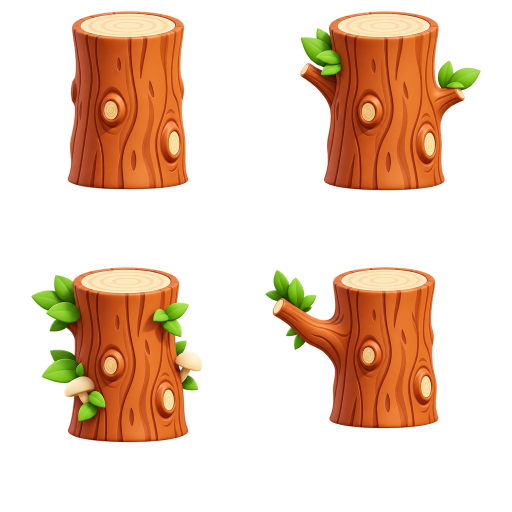
#> input picture Chaua-Educa-main/assets/v7/trees-lower.webp, 1024 x 1024 px (shown at 1/2 size)
$ python build_master_snow_art.py
#> lines starting #> are read from the running program, lines starting #| are printed output that depends on the picture; after the words box and inside, x2 and y2 are one past the last pixel; in counts of white or black regions, pixels touching at a corner belong together
"""Build master handcrafted clay snow trees for Chaua Educa."""
from pathlib import Path
from PIL import Image, ImageFilter
import numpy as np

ROOT = Path(__file__).resolve().parents[1]
BRAIN = Path("C:/Users/aliss/.gemini/antigravity/brain/ed57b9d7-6392-4a2f-9a94-60455156b763")
OUT_V10 = ROOT / "Chaua-Educa-main/assets/v10"
OUT_V10.mkdir(parents=True, exist_ok=True)

def remove_pure_white_bg(img, thresh=15.0, feather=16.0):
    """Cleanly extracts alpha from white background and de-mats foreground colors."""
    arr = np.array(img.convert('RGB')).astype(np.float32)
    dist = np.sqrt(np.sum((255.0 - arr) ** 2, axis=2))
    alpha = np.clip((dist - thresh) / feather * 255.0, 0, 255).astype(np.uint8)
    a_norm = np.maximum(0.01, alpha.astype(np.float32) / 255.0)[:, :, None]
    unpremul = np.clip((arr - 255.0 * (1.0 - a_norm)) / a_norm, 0, 255).astype(np.uint8)
    return Image.fromarray(np.dstack([unpremul, alpha]))

def extract_snow_layer(ai_crop, max_y_ratio=0.55):
    """Extracts genuine 3D clay snow (caps, drips, icicles) with ambient contact shadow."""
    arr = np.array(ai_crop)
    h, w, _ = arr.shape
    rgb = arr[:, :, :3].astype(np.float32)
    alpha = arr[:, :, 3]

    brightness = rgb.mean(axis=2)
    saturation = rgb.max(axis=2) - rgb.min(axis=2)

    # Snow is bright white/light-blue-gray with low saturation
    # Contact shadow under snow drips is brown/dark-gray
    y_coords = np.arange(h)[:, None]
    in_upper_region = y_coords < int(h * max_y_ratio)

    # Core snow: high brightness, low saturation
    is_snow_core = (alpha > 40) & (brightness > 165) & (saturation < 42) & in_upper_region
    # Ambient shadow under snow: adjacent to snow core with moderate brightness
    mask = Image.fromarray(is_snow_core.astype(np.uint8) * 255)
    dilated = mask.filter(ImageFilter.MaxFilter(7))
    dil_arr = np.array(dilated) > 0

    is_snow_layer = (alpha > 40) & (is_snow_core | (dil_arr & in_upper_region & (brightness > 90) & (saturation < 85)))

    # Smooth alpha mask
    final_mask = Image.fromarray(is_snow_layer.astype(np.uint8) * 255).filter(ImageFilter.GaussianBlur(radius=1.2))
    m_arr = np.array(final_mask)

    out = np.zeros_like(arr)
    out[:, :, :3] = arr[:, :, :3]
    out[:, :, 3] = np.clip(m_arr.astype(np.float32) / 255.0 * alpha.astype(np.float32), 0, 255).astype(np.uint8)
    return Image.fromarray(out)

def build_lower_trees():
    print("Building master trees-lower-snow...")
    orig_atlas = Image.open(ROOT / "Chaua-Educa-main/assets/v7/trees-lower.webp")
#> orig_atlas is the input picture: PIL image 1024x1024 RGBA; mean R, G, B, A 117.2, 62.6, 19.4, 77.9
    ai_raw = Image.open(BRAIN / "clay_winter_tree_trunks_2x2_1794261878459.jpg")
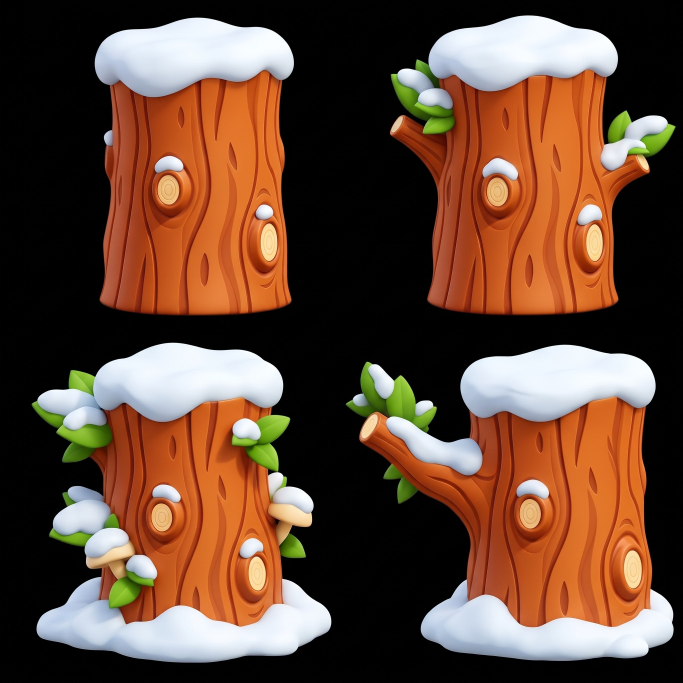
#> input picture Chaua-Educa-main/assets/Seasons/Winter/sources/lower-original.jpg, 2048 x 2048 px, given in place of clay_winter_tree_trunks_2x2_1794261878459.jpg, which was not available (shown at 1/3 size)
#> ai_raw is the input picture: PIL image 2048x2048 RGB; mean R, G, B 101.7, 71.2, 53.7
    ai_clean = remove_pure_white_bg(ai_raw)

    out_atlas = Image.new('RGBA', (1024, 1024), (0, 0, 0, 0))
#> out_atlas: PIL image 1024x1024 RGBA; every value is 0
    quads = [(0, 0), (512, 0), (0, 512), (512, 512)]

    # Target top rim widths for the 4 lower cells:
    # Cell 0: ~241px, Cell 1: ~241px, Cell 2: ~231px, Cell 3: ~240px + branch
    for i, (qx, qy) in enumerate(quads):
        orig_cell = orig_atlas.crop((qx, qy, qx + 512, qy + 512))
        ai_cell = ai_clean.crop((qx, qy, qx + 512, qy + 512))

        # 1. Subtle winter cool tone on original bark
        o_arr = np.array(orig_cell).astype(np.float32)
        alpha = o_arr[:, :, 3]
        rgb = o_arr[:, :, :3]
        lum = 0.299 * rgb[:, :, 0] + 0.587 * rgb[:, :, 1] + 0.114 * rgb[:, :, 2]

        cool_rgb = np.zeros_like(rgb)
        cool_rgb[:, :, 0] = rgb[:, :, 0] * 0.90 + lum * 0.08
        cool_rgb[:, :, 1] = rgb[:, :, 1] * 0.93 + lum * 0.06
        cool_rgb[:, :, 2] = rgb[:, :, 2] * 0.96 + lum * 0.14
        winter_base = Image.fromarray(np.dstack([np.clip(cool_rgb, 0, 255), alpha]).astype(np.uint8))

        # 2. Extract genuine 3D clay snow cap from AI cell
        # For cell 3 (perch branch), include more vertical height so perch snow is extracted
        max_y = 0.65 if i == 3 else 0.48
        snow_layer = extract_snow_layer(ai_cell, max_y_ratio=max_y)

        # Bounding box of snow cap
        bbox = snow_layer.getbbox()
        if bbox:
            crop_snow = snow_layer.crop(bbox)
            # Desired width is ~250px centered on the trunk
            target_w = 265 if i != 3 else 360
            scale = target_w / crop_snow.width
            new_w = round(crop_snow.width * scale)
            new_h = round(crop_snow.height * scale)
            scaled_snow = crop_snow.resize((new_w, new_h), Image.Resampling.LANCZOS)

            dest_x = round(256 - new_w / 2) if i != 3 else round(200 - new_w / 2)
            dest_y = 12 # rest gently atop y=22 rim

            winter_base.alpha_composite(scaled_snow, (dest_x, dest_y))

        out_atlas.paste(winter_base, (qx, qy))
#> this loop made 4 passes
#> bbox on passes 1 to 4: (281, 66, 512, 248), (0, 50, 373, 248), (463, 0, 484, 10), (14, 0, 311, 151)
#> pass 1, in build_lower_trees, `alpha = o_arr[:, :, 3]`:
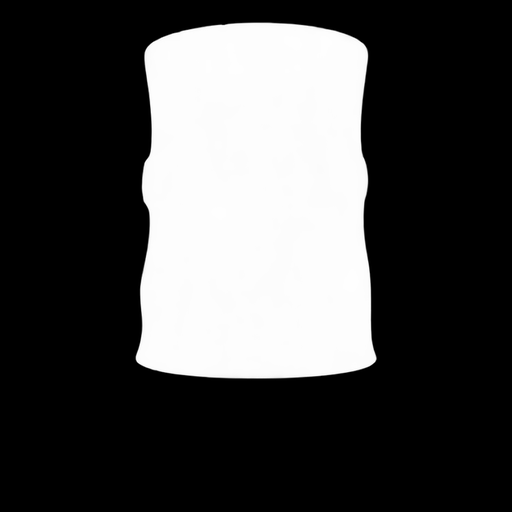
#> alpha: shape (512, 512) float32; min 0, max 255, mean 74
#> after the loop:
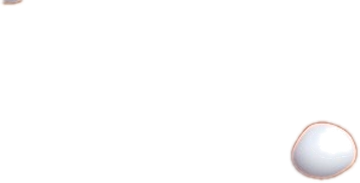
#> scaled_snow: PIL image 360x183 RGBA; mean R, G, B, A 9.5, 8.1, 8, 7.7; transparent parts drawn white

    out_atlas.save(OUT_V10 / "trees-lower-snow.webp", lossless=True, method=6)
    out_atlas.save(BRAIN / "master_trees_lower_snow.png")
    print("Master trees-lower-snow saved successfully!")

def extract_icicle_crop(cell_arr, min_y=320):
    rgb = cell_arr[:, :, :3]
    brightness = rgb.mean(axis=2)
    saturation = rgb.max(axis=2) - rgb.min(axis=2)
    is_bg = (brightness > 248) & (saturation < 10)
    is_not_wood = (rgb[:, :, 2] >= rgb[:, :, 0] - 18)
    in_zone = np.arange(512)[:, None] > min_y
    is_icicle = (~is_bg) & is_not_wood & (brightness > 135) & in_zone

    mask = Image.fromarray((is_icicle * 255).astype(np.uint8)).filter(ImageFilter.GaussianBlur(radius=0.8))
    m_arr = np.array(mask).astype(np.float32) / 255.0

    out = np.zeros((512, 512, 4), dtype=np.uint8)
    out[:, :, :3] = np.clip(rgb, 0, 255).astype(np.uint8)
    out[:, :, 3] = np.clip(m_arr * 255.0, 0, 255).astype(np.uint8)
    img = Image.fromarray(out)
    bbox = img.getbbox()
    return img.crop(bbox) if bbox else None

def build_upper_trees():
    print("Building master trees-upper-snow...")
    orig_atlas = Image.open(ROOT / "Chaua-Educa-main/assets/v7/trees-upper.webp")
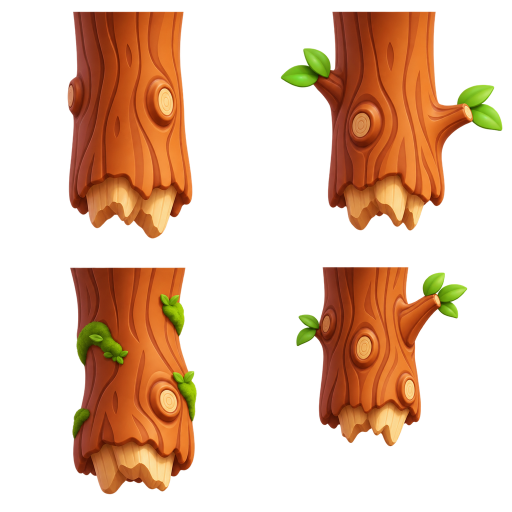
#> input picture Chaua-Educa-main/assets/v7/trees-upper.webp, 1024 x 1024 px (shown at 1/2 size)
#> orig_atlas is the input picture: PIL image 1024x1024 RGBA; mean R, G, B, A 120.1, 49.8, 24.7, 86.9
    ai_raw = Image.open(BRAIN / "winter_hanging_trunks_2x2_1794261930911.jpg")
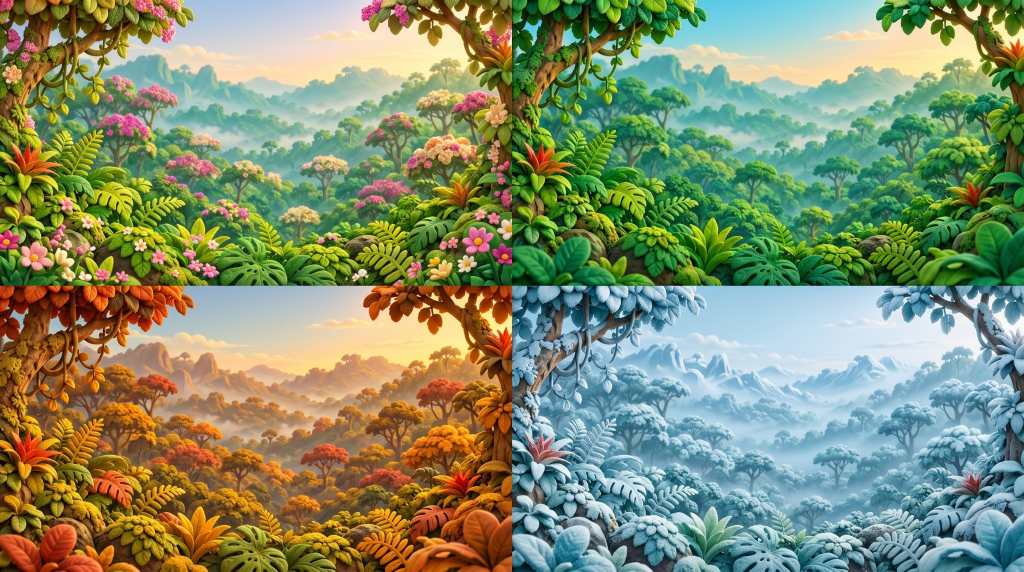
#> input picture Chaua-Educa-main/assets/Seasons/Winter/sources/seasons-original.jpg, 2048 x 1143 px, given in place of winter_hanging_trunks_2x2_1794261930911.jpg, which was not available (shown at 1/2 size)
#> ai_raw is the input picture: PIL image 2048x1143 RGB; mean R, G, B 130.7, 141.8, 107.5
    arr = np.array(ai_raw).astype(np.float32)
#> arr: shape (1143, 2048, 3) float32

    # Extract icicles from cell 0, 2, and 3
    ic0 = extract_icicle_crop(arr[:512, :512], min_y=330)
#> in extract_icicle_crop, `is_bg = (brightness > 248) & (saturation < 10)`: is_bg: shape (512, 512) bool; every value is 0
#> in extract_icicle_crop, `is_not_wood = (rgb[:, :, 2] >= rgb[:, :, 0] - 18)`: is_not_wood: shape (512, 512) bool; 34.8% white; 160 white regions (105 under 20 px), largest, box (x1, y1, x2, y2) and area: (199, 0, 512, 409) 59403, (111, 176, 307, 347) 10920, (243, 293, 338, 397) 4223
#> in extract_icicle_crop, `is_icicle = (~is_bg) & is_not_wood & (brightness > 135) & in_zone`: is_icicle: shape (512, 512) bool; 0.09% white in thin lines or dots, all inside (x1, y1, x2, y2) = (164, 331, 512, 496)
#> in extract_icicle_crop, `out[:, :, 3] = np.clip(m_arr * 255.0, 0, 255).astype(np.uint8)`:
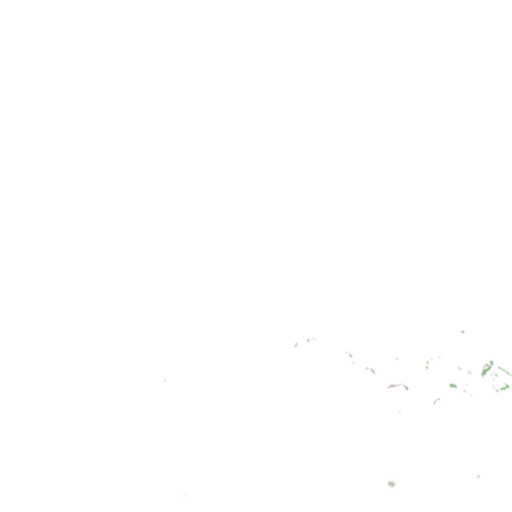
#> out: shape (512, 512, 4); mean of channels 0, 1, 2, 3 137.1, 142.5, 90.2, 0.2; transparent parts drawn white
#> in extract_icicle_crop, `bbox = img.getbbox()`: bbox = (162, 329, 512, 498)
    ic2 = extract_icicle_crop(arr[512:, :512], min_y=350)
#> call 2 of extract_icicle_crop, with min_y = 350
#> in extract_icicle_crop (call 2), `is_bg = (brightness > 248) & (saturation < 10)`: is_bg: shape (631, 512) bool; every value is 0
#> in extract_icicle_crop (call 2), `is_not_wood = (rgb[:, :, 2] >= rgb[:, :, 0] - 18)`:
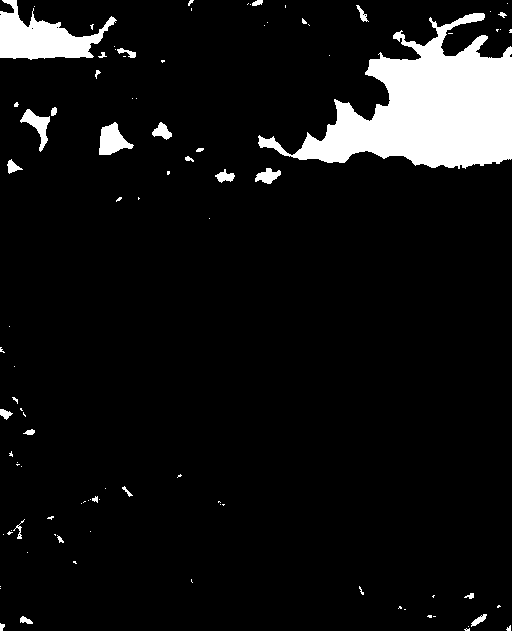
#> is_not_wood: shape (631, 512) bool; 7.8% white; 97 white regions (70 under 20 px), largest, box (x1, y1, x2, y2) and area: (258, 13, 512, 169) 18610, (0, 0, 117, 60) 3400, (99, 122, 134, 155) 666
    ic3 = extract_icicle_crop(arr[512:, 512:], min_y=350)
    ic1 = ic0.transpose(Image.Transpose.FLIP_LEFT_RIGHT)

    icicles = [ic0, ic1, ic2, ic3]
    targets = [
        (230, 370), # cell 0: bot_y 476, rim at 375
        (240, 360), # cell 1: bot_y 464, rim at 365
        (230, 370), # cell 2: bot_y 479, rim at 375
        (220, 290)  # cell 3: bot_y 383, rim at 295
    ]

    out_atlas = Image.new('RGBA', (1024, 1024), (0, 0, 0, 0))
    quads = [(0, 0), (512, 0), (0, 512), (512, 512)]

    for i, (qx, qy) in enumerate(quads):
        orig_cell = orig_atlas.crop((qx, qy, qx + 512, qy + 512))

        # Winter cool tone on bark
        o_arr = np.array(orig_cell).astype(np.float32)
        alpha = o_arr[:, :, 3]
        rgb = o_arr[:, :, :3]
        lum = 0.299 * rgb[:, :, 0] + 0.587 * rgb[:, :, 1] + 0.114 * rgb[:, :, 2]
        cool_rgb = np.zeros_like(rgb)
        cool_rgb[:, :, 0] = rgb[:, :, 0] * 0.90 + lum * 0.08
        cool_rgb[:, :, 1] = rgb[:, :, 1] * 0.93 + lum * 0.06
        cool_rgb[:, :, 2] = rgb[:, :, 2] * 0.96 + lum * 0.14
        winter_base = Image.fromarray(np.dstack([np.clip(cool_rgb, 0, 255), alpha]).astype(np.uint8))

        ic_crop = icicles[i]
        tw, dy = targets[i]
        scale = tw / ic_crop.width
        scaled = ic_crop.resize((round(ic_crop.width * scale), round(ic_crop.height * scale)), Image.Resampling.LANCZOS)
        dest_x = round(256 - scaled.width / 2)
        winter_base.alpha_composite(scaled, (dest_x, dy))

        out_atlas.paste(winter_base, (qx, qy))

    out_atlas.save(OUT_V10 / "trees-upper-snow.webp", lossless=True, method=6)
    out_atlas.save(BRAIN / "master_trees_upper_snow.png")
    print("Master trees-upper-snow saved successfully!")

# [46 lines left out: function build_variant_trees, not called in this run]

if __name__ == '__main__':
    build_lower_trees()
#> (the run stopped early here; a loop or call above may not have finished)
